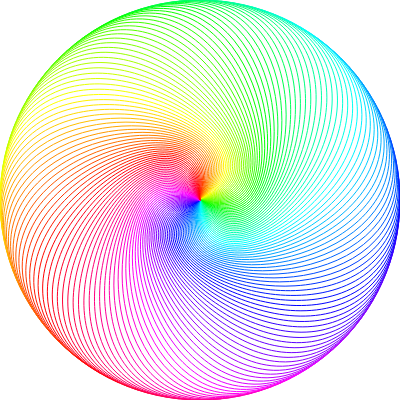
Frame 1 (no input)
Frame 2 (the mouse pressed at the canvas centre, redrawn once): identical to frame 1, image omitted

The p5.js sketch that drew this single still picture (run headless with seeded random() and noise() and a simulated clock; the mouse was pressed at the canvas centre and the sketch redrawn once):

// p5.js sketch
// ── sketch.js
let n = 360;
let rate = 1;
let cycle = 360;
let armFromX;
let armFromY;
let armToX;
let armToY;
let toX;
let toY;

function setup() {
    createCanvas(400, 400);
    colorMode(HSB, cycle);
    noFill();
}

function draw() {
	background(cycle);
    for (let i = 0; i < n; i+=3) {
        stroke(cycle * i / n, cycle, cycle, cycle);
        fromX = width / 2;
        fromY = height / 2;
        armFromX = fromX + cos(radians(i - 90)) * width / 3;
        armFromY = fromY + sin(radians(i - 90)) * height / 3;
        toX = fromX + cos(radians(i + 120)) * width / 2;
        toY = fromY + sin(radians(i + 120)) * height / 2;
        armToX = toX + cos(radians(i + 210)) * width / 2;
        armToY = toY + sin(radians(i + 210)) * height / 2;
        bezier(fromX, fromY, armFromX, armFromY, armToX, armToY, toX, toY);
    }
	noLoop();
}
